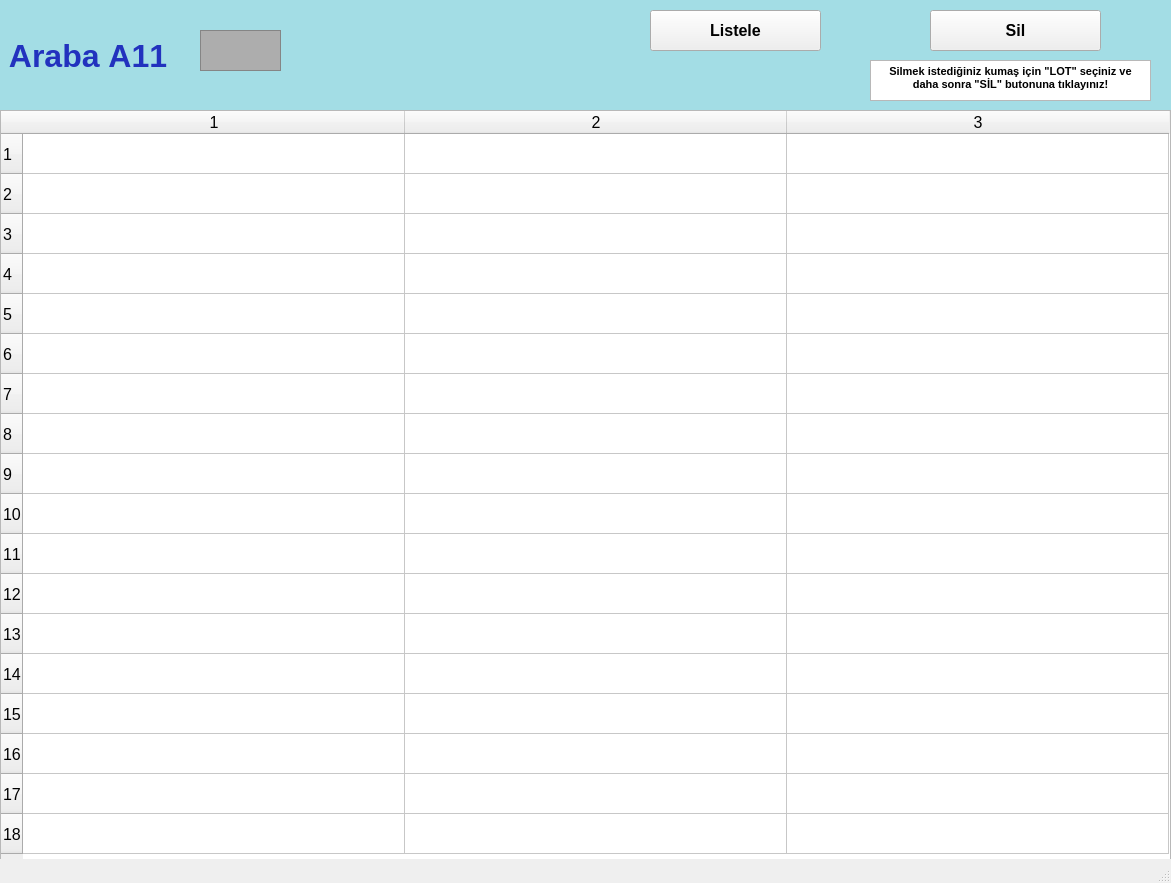
<?xml version="1.0" encoding="UTF-8"?>
<ui version="4.0">
 <class>arabalarA11_ekran</class>
 <widget class="QMainWindow" name="arabalarA11_ekran">
  <property name="geometry">
   <rect>
    <x>0</x>
    <y>0</y>
    <width>1171</width>
    <height>883</height>
   </rect>
  </property>
  <property name="font">
   <font>
    <pointsize>12</pointsize>
    <weight>50</weight>
    <bold>false</bold>
    <kerning>false</kerning>
   </font>
  </property>
  <property name="windowTitle">
   <string/>
  </property>
  <widget class="QWidget" name="centralwidget">
   <widget class="QLabel" name="arabaA1yazi_lbl">
    <property name="geometry">
     <rect>
      <x>0</x>
      <y>0</y>
      <width>1171</width>
      <height>111</height>
     </rect>
    </property>
    <property name="font">
     <font>
      <pointsize>24</pointsize>
      <weight>75</weight>
      <bold>true</bold>
     </font>
    </property>
    <property name="styleSheet">
     <string notr="true">background-color: rgb(163, 221, 229);
color: rgb(34, 50, 190);</string>
    </property>
    <property name="text">
     <string> Araba A11</string>
    </property>
   </widget>
   <widget class="QFrame" name="arabaA1_img">
    <property name="geometry">
     <rect>
      <x>200</x>
      <y>30</y>
      <width>81</width>
      <height>41</height>
     </rect>
    </property>
    <property name="styleSheet">
     <string notr="true">background-color: rgb(173, 173, 173);</string>
    </property>
    <property name="frameShape">
     <enum>QFrame::StyledPanel</enum>
    </property>
    <property name="frameShadow">
     <enum>QFrame::Raised</enum>
    </property>
   </widget>
   <widget class="QPushButton" name="listele11_btn">
    <property name="geometry">
     <rect>
      <x>650</x>
      <y>10</y>
      <width>171</width>
      <height>41</height>
     </rect>
    </property>
    <property name="font">
     <font>
      <pointsize>12</pointsize>
      <weight>75</weight>
      <bold>true</bold>
     </font>
    </property>
    <property name="text">
     <string>Listele</string>
    </property>
   </widget>
   <widget class="QTableWidget" name="A11_tw">
    <property name="geometry">
     <rect>
      <x>0</x>
      <y>110</y>
      <width>1171</width>
      <height>751</height>
     </rect>
    </property>
    <property name="baseSize">
     <size>
      <width>0</width>
      <height>0</height>
     </size>
    </property>
    <property name="rowCount">
     <number>18</number>
    </property>
    <property name="columnCount">
     <number>3</number>
    </property>
    <attribute name="horizontalHeaderVisible">
     <bool>true</bool>
    </attribute>
    <attribute name="horizontalHeaderCascadingSectionResizes">
     <bool>false</bool>
    </attribute>
    <attribute name="horizontalHeaderDefaultSectionSize">
     <number>382</number>
    </attribute>
    <attribute name="horizontalHeaderMinimumSectionSize">
     <number>38</number>
    </attribute>
    <attribute name="verticalHeaderDefaultSectionSize">
     <number>40</number>
    </attribute>
    <attribute name="verticalHeaderMinimumSectionSize">
     <number>23</number>
    </attribute>
    <row/>
    <row/>
    <row/>
    <row/>
    <row/>
    <row/>
    <row/>
    <row/>
    <row/>
    <row/>
    <row/>
    <row/>
    <row/>
    <row/>
    <row/>
    <row/>
    <row/>
    <row/>
    <column/>
    <column/>
    <column/>
   </widget>
   <widget class="QPushButton" name="sil11_btn">
    <property name="geometry">
     <rect>
      <x>930</x>
      <y>10</y>
      <width>171</width>
      <height>41</height>
     </rect>
    </property>
    <property name="font">
     <font>
      <pointsize>12</pointsize>
      <weight>75</weight>
      <bold>true</bold>
     </font>
    </property>
    <property name="text">
     <string>Sil</string>
    </property>
   </widget>
   <widget class="QTextBrowser" name="textBrowser">
    <property name="geometry">
     <rect>
      <x>870</x>
      <y>60</y>
      <width>281</width>
      <height>41</height>
     </rect>
    </property>
    <property name="html">
     <string>&lt;!DOCTYPE HTML PUBLIC &quot;-//W3C//DTD HTML 4.0//EN&quot; &quot;http://www.w3.org/TR/REC-html40/strict.dtd&quot;&gt;
&lt;html&gt;&lt;head&gt;&lt;meta name=&quot;qrichtext&quot; content=&quot;1&quot; /&gt;&lt;style type=&quot;text/css&quot;&gt;
p, li { white-space: pre-wrap; }
&lt;/style&gt;&lt;/head&gt;&lt;body style=&quot; font-family:'MS Shell Dlg 2'; font-size:12pt; font-weight:400; font-style:normal;&quot;&gt;
&lt;p align=&quot;center&quot; style=&quot; margin-top:0px; margin-bottom:0px; margin-left:0px; margin-right:0px; -qt-block-indent:0; text-indent:0px;&quot;&gt;&lt;span style=&quot; font-size:8pt; font-weight:600;&quot;&gt;Silmek istediğiniz kumaş için &amp;quot;LOT&amp;quot; seçiniz ve daha sonra &amp;quot;SİL&amp;quot; butonuna tıklayınız!&lt;/span&gt;&lt;/p&gt;&lt;/body&gt;&lt;/html&gt;</string>
    </property>
   </widget>
  </widget>
  <widget class="QStatusBar" name="statusbar"/>
 </widget>
 <resources/>
 <connections/>
</ui>
